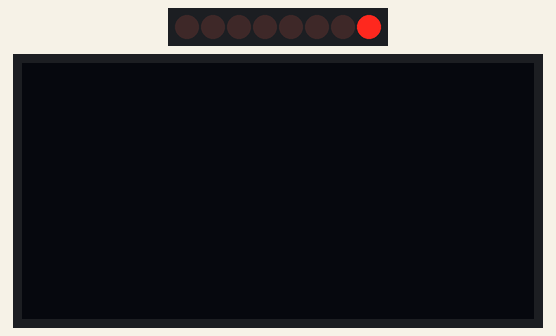
Recording of a sketch running on a simulated Arduino Uno, built with avr-gcc and run on an emulated ATmega328P. Shown: 8 shift-register outputs drawn as a row of LEDs (first output left, lit = HIGH), 128×64 one-colour display. Wiring (inferred from the names in the program): shift register (74HC595): data pin 4; shift clock pin 6; latch pin 5. Wiring (inferred from the signals the program sends): row of LEDs: on Q0, Q1, Q2, Q3, Q4, Q5, Q6, Q7.

Above: at 0.15 s.
At 5.16 s:
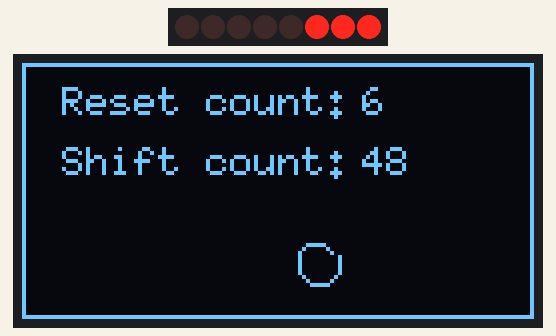
At 10.17 s:
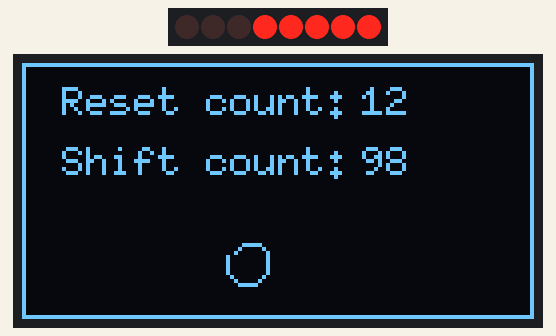
At 19.65 s:
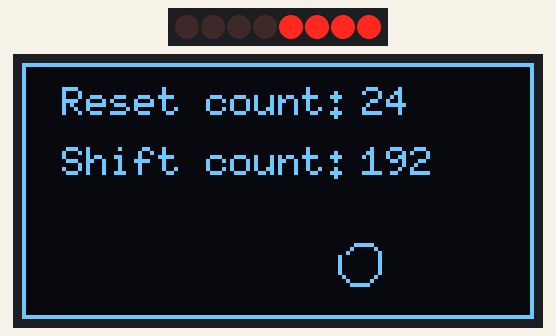
At 28.66 s:
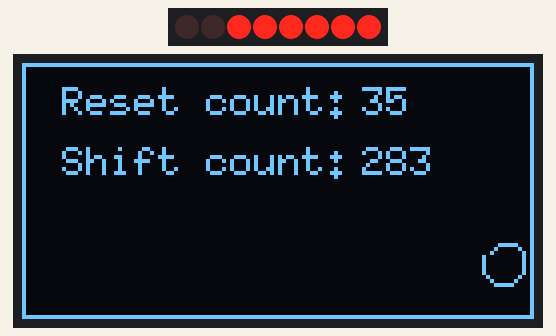
At 38.46 s:
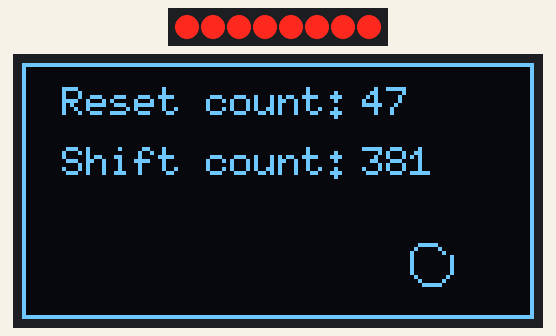
Timing chart, 0 to 40.0 s (numbered marks = the images above):
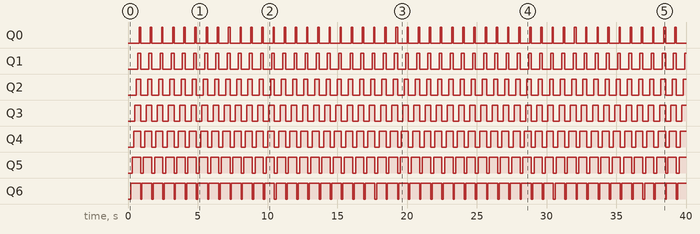

Measured:
- by itself, Q0: goes 47 × (HIGH 0.10 s, LOW 0.70 s), HIGH 0.14 s, LOW 0.66 s, HIGH 0.10 s, then LOW
- by itself, Q1: alternates HIGH for 0.20 s and LOW for 0.60 s
- by itself, Q2: alternates HIGH for 0.30 s and LOW for 0.50 s
- by itself, Q3: alternates HIGH for 0.40 s and LOW for 0.40 s
- by itself, Q4: alternates HIGH for 0.50 s and LOW for 0.30 s
- by itself, Q5: alternates HIGH for 0.60 s and LOW for 0.20 s
- by itself, Q6: repeats every 6.4 s: LOW 0.10 s, HIGH 0.71 s, LOW 0.09 s, 5 × (HIGH 0.70 s, LOW 0.10 s), HIGH 0.70 s, LOW 0.13 s, HIGH 0.70 s

The sketch:

main.ino
```cpp
#include <SPI.h>
#include <EEPROM.h>
#include <Arduino.h>
#include <U8g2lib.h>

#ifdef U8X8_HAVE_HW_SPI
#include <SPI.h>
#endif
#ifdef U8X8_HAVE_HW_I2C
#include <Wire.h>
#endif

#define REGISTER_LATCH_PIN 5  // Latch pin of 74HC595 is connected to Digital pin 5
#define REGISTER_CLOCK_PIN 6  // Clock pin of 74HC595 is connected to Digital pin 6
#define REGISTER_DATA_PIN 4   // Data pin of 74HC595 is connected to Digital pin 4

// task timers
volatile int tasks_timers[5];
volatile int shift_count;
volatile int resets_count;
volatile byte leds_value;
volatile int bit_shift;
volatile int ball_position;
volatile int ball_direction;

U8G2_SSD1306_128X64_NONAME_1_HW_I2C u8g2(U8G2_R0, U8X8_PIN_NONE);

void prepare_draw(void) {
  u8g2.setFont(u8g2_font_6x10_tf);
  u8g2.setFontRefHeightExtendedText();
  u8g2.setDrawColor(1);
  u8g2.setFontPosTop();
  u8g2.setFontDirection(0);
}

void draw_scene() {
  u8g2.drawStr(10, 5, "Reset count:");
  u8g2.setCursor(85, 5);
  u8g2.print(resets_count);

  u8g2.drawStr(10, 20, "Shift count:");
  u8g2.setCursor(85, 20);
  u8g2.print(shift_count);

  u8g2.drawCircle(ball_position, 50, 5);

  ball_position += ball_direction;

  if(ball_position < 8 || ball_position > 120)
    ball_direction = -ball_direction;

  u8g2.drawFrame(0, 0, u8g2.getDisplayWidth(), u8g2.getDisplayHeight());
}

void setup() {
  // Setup timer task sysytem
  setupTimer1();

  for(int i = 0; i < 5; ++i)
    tasks_timers[i] = 0;

  // Setup shift register
  pinMode(REGISTER_LATCH_PIN, OUTPUT);
  pinMode(REGISTER_DATA_PIN, OUTPUT);
  pinMode(REGISTER_CLOCK_PIN, OUTPUT);

  // Setup variables
  shift_count = 0;
  resets_count = 0;
  leds_value = 0;
  bit_shift = 0;
  ball_position = 50;
  ball_direction = -1;

  // Setup display
  u8g2.begin();
}

void loop() {
  u8g2.firstPage();

  do {
    prepare_draw();
    draw_scene();
  } while(u8g2.nextPage());

  delay(50);
}

void setupTimer1() {
  TCCR1A = 0;
  TCCR1B = 0;
  TCNT1  = 0;

  TCCR1B |= (1 << WGM12);

  OCR1A = 1999;

  TCCR1B |= (1 << CS11);

  TIMSK1 |= (1 << OCIE1A);
}

ISR(TIMER1_COMPA_vect) {
  for(int i = 0; i < 5; ++i)
    ++tasks_timers[i];

  // perfom task 1
  if(tasks_timers[0] >= 100) {
    bitSet(leds_value, bit_shift);

    digitalWrite(REGISTER_LATCH_PIN, LOW);
    shiftOut(REGISTER_DATA_PIN, REGISTER_CLOCK_PIN, LSBFIRST, leds_value);
    digitalWrite(REGISTER_LATCH_PIN, HIGH);
    ++bit_shift;
    ++shift_count;

    if(bit_shift >= 8) {
      bit_shift = 0;
      leds_value = 0;
      ++resets_count;
    }

    tasks_timers[0] = 0;
  }
}
```
